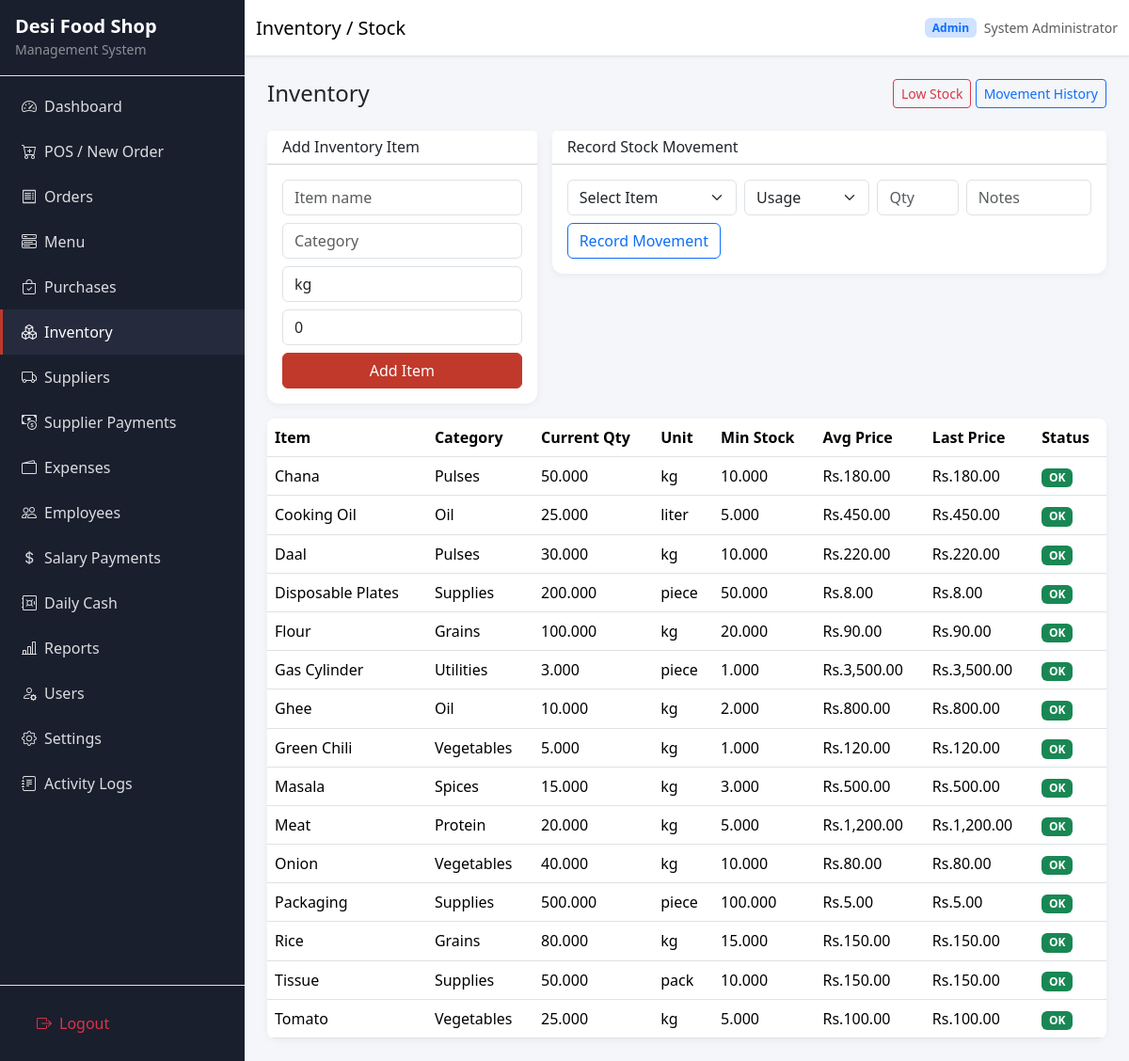
/inventory/index.php (signed in), run on the app's committed database.
### tables this page shows
CREATE TABLE users (
    id INT UNSIGNED AUTO_INCREMENT PRIMARY KEY,
    username VARCHAR(50) NOT NULL UNIQUE,
    password VARCHAR(255) NOT NULL,
    full_name VARCHAR(100) NOT NULL,
    role ENUM('admin', 'staff') NOT NULL DEFAULT 'staff',
    status ENUM('active', 'inactive') NOT NULL DEFAULT 'active',
    created_at TIMESTAMP DEFAULT CURRENT_TIMESTAMP,
    updated_at TIMESTAMP DEFAULT CURRENT_TIMESTAMP ON UPDATE CURRENT_TIMESTAMP,
    INDEX idx_users_role (role),
    INDEX idx_users_status (status)
);

CREATE TABLE inventory_items (
    id INT UNSIGNED AUTO_INCREMENT PRIMARY KEY,
    name VARCHAR(150) NOT NULL,
    category VARCHAR(100) NOT NULL DEFAULT 'General',
    current_quantity DECIMAL(10,3) NOT NULL DEFAULT 0.000,
    unit VARCHAR(30) NOT NULL DEFAULT 'kg',
    minimum_stock DECIMAL(10,3) NOT NULL DEFAULT 0.000,
    average_purchase_price DECIMAL(10,2) NOT NULL DEFAULT 0.00,
    last_purchase_price DECIMAL(10,2) NOT NULL DEFAULT 0.00,
    status ENUM('active', 'inactive') NOT NULL DEFAULT 'active',
    created_at TIMESTAMP DEFAULT CURRENT_TIMESTAMP,
    updated_at TIMESTAMP DEFAULT CURRENT_TIMESTAMP ON UPDATE CURRENT_TIMESTAMP,
    INDEX idx_inventory_category (category),
    INDEX idx_inventory_status (status)
);

### includes/functions.php (called while the page is built, shortened)
<?php
require_once BASE_PATH . '/config/database.php';
function e(?string $value): string
{
    return htmlspecialchars((string) $value, ENT_QUOTES, 'UTF-8');
}
function url(string $path = ''): string
{
    return BASE_URL . '/' . ltrim($path, '/');
}
function asset(string $path): string
{
    return BASE_URL . '/assets/' . ltrim($path, '/');
}
function format_money(float|string $amount): string
{
    $symbol = get_setting('currency_symbol', 'Rs.');
    return $symbol . number_format((float) $amount, 2);
}
function get_setting(string $key, string $default = ''): string
{
    global $pdo;
    static $cache = [];
    if (isset($cache[$key])) {
        return $cache[$key];
    }
    $stmt = $pdo->prepare('SELECT setting_value FROM settings WHERE setting_key = ? LIMIT 1');
    $stmt->execute([$key]);
    $value = $stmt->fetchColumn();
    $cache[$key] = $value !== false ? (string) $value : $default;
    return $cache[$key];
}

### includes/init.php (called while the page is built, shortened)
<?php
require_once dirname(__DIR__) . '/includes/functions.php';
require_once dirname(__DIR__) . '/includes/auth.php';
$user = current_user();
$shopName = get_setting('shop_name', APP_NAME);

### includes/auth.php (called while the page is built, shortened)
<?php
function current_user(): ?array
{
    global $pdo;
    static $user = null;
    if ($user === null) {
        $stmt = $pdo->prepare('SELECT id, username, full_name, role, status FROM users WHERE id = ? AND status = ? LIMIT 1');
        $stmt->execute([$_SESSION['user_id'], 'active']);
        $user = $stmt->fetch() ?: null;
    }
    return $user;
}

### inventory/index.php (the view, shortened to what this page needs)
<?php
require_once dirname(__DIR__) . '/includes/init.php';
$pageTitle = 'Inventory / Stock';
$sql = "SELECT * FROM inventory_items WHERE status = 'active'";
$sql .= ' ORDER BY name';
$items = $pdo->query($sql)->fetchAll();
require BASE_PATH . '/includes/header.php';
?>
<div class="page-header">
    <h4 class="mb-0">Inventory</h4>
    <div>
        <a href="<?= url('inventory/index.php?filter=low') ?>" class="btn btn-outline-danger btn-sm">Low Stock</a>
        <a href="<?= url('inventory/movements.php') ?>" class="btn btn-outline-primary btn-sm">Movement History</a>
    </div>
</div>
<div class="row g-3 mb-3">
    <div class="col-lg-4">
        <div class="card">
            <div class="card-header bg-white"><h6 class="mb-0">Add Inventory Item</h6></div>
            <div class="card-body">
                <form method="post">
                    <div class="mb-2"><input type="text" name="name" class="form-control" placeholder="Item name" required></div>
                    <div class="mb-2"><input type="text" name="category" class="form-control" placeholder="Category" required></div>
                    <div class="mb-2"><input type="text" name="unit" class="form-control" value="kg" required></div>
                    <div class="mb-2"><input type="number" step="0.001" name="minimum_stock" class="form-control" placeholder="Minimum stock" value="0"></div>
                    <button class="btn btn-primary-custom w-100">Add Item</button>
                </form>
            </div>
        </div>
    </div>
    <div class="col-lg-8">
        <div class="card">
            <div class="card-header bg-white"><h6 class="mb-0">Record Stock Movement</h6></div>
            <div class="card-body">
                <form method="post" class="row g-2">
                    <div class="col-md-4">
                        <select name="inventory_item_id" class="form-select" required>
                            <option value="">Select Item</option>
                        </select>
                    </div>
                    <div class="col-md-3">
                        <select name="movement_type" class="form-select" required>
                            <option value="usage">Usage</option>
                        </select>
                    </div>
                    <div class="col-md-2"><input type="number" step="0.001" name="quantity" class="form-control" placeholder="Qty" required></div>
                    <div class="col-md-3"><input type="text" name="notes" class="form-control" placeholder="Notes"></div>
                    <div class="col-12"><button class="btn btn-outline-primary">Record Movement</button></div>
                </form>
            </div>
        </div>
    </div>
</div>
<div class="card">
    <div class="table-responsive">
        <table class="table table-hover mb-0">
            <thead><tr><th>Item</th><th>Category</th><th>Current Qty</th><th>Unit</th><th>Min Stock</th><th>Avg Price</th><th>Last Price</th><th>Status</th></tr></thead>
            <tbody>
            <?php foreach ($items as $it): ?>
            <tr class="<?= $it['current_quantity'] <= $it['minimum_stock'] ? 'table-warning' : '' ?>">
                <td><?= e($it['name']) ?></td>
                <td><?= e($it['category']) ?></td>
                <td><?= e($it['current_quantity']) ?></td>
                <td><?= e($it['unit']) ?></td>
                <td><?= e($it['minimum_stock']) ?></td>
                <td><?= format_money($it['average_purchase_price']) ?></td>
                <td><?= format_money($it['last_purchase_price']) ?></td>
                <td><?= $it['current_quantity'] <= $it['minimum_stock'] ? '<span class="badge badge-low-stock">Low</span>' : '<span class="badge bg-success">OK</span>' ?></td>
            </tr>
            <?php endforeach; ?>
            </tbody>
        </table>
    </div>
</div>
<?php require BASE_PATH . '/includes/footer.php'; ?>

### includes/header.php (shortened to what this page needs)
<!DOCTYPE html>
<html lang="en">
<head>
    <link href="https://cdn.jsdelivr.net/npm/bootstrap@5.3.3/dist/css/bootstrap.min.css" rel="stylesheet">
    <link href="https://cdn.jsdelivr.net/npm/bootstrap-icons@1.11.3/font/bootstrap-icons.min.css" rel="stylesheet">
    <link href="<?= asset('css/style.css') ?>" rel="stylesheet">
</head>
<body>
<div class="app-wrapper">
    <?php require BASE_PATH . '/includes/sidebar.php'; render_sidebar($activeMenu, $user); ?>
                <?php
                require_once BASE_PATH . '/includes/sidebar.php';
                ?>
    <div class="main-content">
        <nav class="top-navbar navbar navbar-expand-lg bg-white border-bottom sticky-top">
            <div class="container-fluid">
                <span class="navbar-brand mb-0 h1 fs-5"><?= e($pageTitle) ?></span>
                <div class="ms-auto d-flex align-items-center gap-2">
                    <span class="badge bg-primary-subtle text-primary"><?= e(ucfirst($user['role'])) ?></span>
                    <span class="text-muted small d-none d-sm-inline"><?= e($user['full_name']) ?></span>
                </div>
            </div>
        </nav>
        <main class="content-area p-3 p-md-4">

### includes/sidebar.php (shortened to what this page needs)
<?php
$menuItems = [
    ['id' => 'dashboard', 'label' => 'Dashboard', 'icon' => 'bi-speedometer2', 'url' => url('index.php'), 'roles' => ['admin', 'staff']],
    ['id' => 'pos', 'label' => 'POS / New Order', 'icon' => 'bi-cart-plus', 'url' => url('pos/index.php'), 'roles' => ['admin', 'staff']],
    ['id' => 'orders', 'label' => 'Orders', 'icon' => 'bi-receipt', 'url' => url('orders/index.php'), 'roles' => ['admin', 'staff']],
    ['id' => 'menu', 'label' => 'Menu', 'icon' => 'bi-menu-button-wide', 'url' => url('menu/index.php'), 'roles' => ['admin', 'staff']],
    ['id' => 'purchases', 'label' => 'Purchases', 'icon' => 'bi-bag-check', 'url' => url('purchases/index.php'), 'roles' => ['admin', 'staff']],
    ['id' => 'inventory', 'label' => 'Inventory', 'icon' => 'bi-boxes', 'url' => url('inventory/index.php'), 'roles' => ['admin', 'staff']],
    ['id' => 'suppliers', 'label' => 'Suppliers', 'icon' => 'bi-truck', 'url' => url('suppliers/index.php'), 'roles' => ['admin', 'staff']],
    ['id' => 'supplier_payments', 'label' => 'Supplier Payments', 'icon' => 'bi-cash-coin', 'url' => url('suppliers/payments.php'), 'roles' => ['admin', 'staff']],
    ['id' => 'expenses', 'label' => 'Expenses', 'icon' => 'bi-wallet2', 'url' => url('expenses/index.php'), 'roles' => ['admin', 'staff']],
    ['id' => 'employees', 'label' => 'Employees', 'icon' => 'bi-people', 'url' => url('employees/index.php'), 'roles' => ['admin']],
    ['id' => 'salaries', 'label' => 'Salary Payments', 'icon' => 'bi-currency-dollar', 'url' => url('salaries/index.php'), 'roles' => ['admin']],
    ['id' => 'daily_cash', 'label' => 'Daily Cash', 'icon' => 'bi-safe', 'url' => url('daily_cash/index.php'), 'roles' => ['admin']],
    ['id' => 'reports', 'label' => 'Reports', 'icon' => 'bi-bar-chart-line', 'url' => url('reports/index.php'), 'roles' => ['admin']],
    ['id' => 'users', 'label' => 'Users', 'icon' => 'bi-person-gear', 'url' => url('users/index.php'), 'roles' => ['admin']],
    ['id' => 'settings', 'label' => 'Settings', 'icon' => 'bi-gear', 'url' => url('settings/index.php'), 'roles' => ['admin']],
    ['id' => 'logs', 'label' => 'Activity Logs', 'icon' => 'bi-journal-text', 'url' => url('logs/index.php'), 'roles' => ['admin']],
];
function render_sidebar(string $activeMenu, array $user, bool $offcanvas = false): void
{
    global $menuItems;
    $class = $offcanvas ? 'offcanvas offcanvas-start sidebar-offcanvas' : 'sidebar d-none d-lg-flex flex-column';
    $attr = $offcanvas ? 'tabindex="-1" id="sidebarOffcanvas"' : 'id="sidebar"';
    echo '<aside class="' . $class . '" ' . $attr . '>';
    if (!$offcanvas) {
        echo '<div class="sidebar-brand px-3 py-3 border-bottom"><h5 class="mb-0 text-white">' . e(get_setting('shop_name')) . '</h5><small class="text-white-50">Management System</small></div>';
    }
    echo '<nav class="sidebar-nav flex-grow-1 py-2">';
    foreach ($menuItems as $item) {
        $active = $activeMenu === $item['id'] ? ' active' : '';
        echo '<a class="sidebar-link' . $active . '" href="' . e($item['url']) . '"><i class="bi ' . e($item['icon']) . ' me-2"></i>' . e($item['label']) . '</a>';
    }
    echo '</nav>';
    echo '<div class="sidebar-footer p-3 border-top mt-auto">';
    echo '<a class="sidebar-link text-danger" href="' . e(url('logout.php')) . '"><i class="bi bi-box-arrow-right me-2"></i>Logout</a>';
    echo '</div>';
    echo '</aside>';
}

### includes/footer.php (shortened to what this page needs)
        </main>
    </div>
</div>
</body>
</html>

### assets/css/style.css (style rules this page uses)
:root { --sidebar-width: 260px; --primary-color: #c0392b; --primary-dark: #922b21; --sidebar-bg: #1a1f2e; --sidebar-hover: #252b3d; --body-bg: #f4f6f9; }
* { box-sizing: border-box; }
body { font-family: 'Segoe UI', system-ui, -apple-system, sans-serif; background: var(--body-bg); margin: 0; min-height: 100vh; }
.app-wrapper { display: flex; min-height: 100vh; }
.sidebar { width: var(--sidebar-width); background: var(--sidebar-bg); color: #fff; position: fixed; top: 0; left: 0; bottom: 0; z-index: 1030; }
.sidebar-brand h5 { font-weight: 700; }
.sidebar-link { display: flex; align-items: center; padding: 0.75rem 1.25rem; color: rgba(255,255,255,0.85); text-decoration: none; transition: all 0.2s; border-left: 3px solid transparent; }
.sidebar-link:hover, .sidebar-link.active { background: var(--sidebar-hover); color: #fff; border-left-color: var(--primary-color); }
.main-content { flex: 1; margin-left: 0; min-width: 0; }
@media (min-width: 992px) { .main-content { margin-left: var(--sidebar-width); } }
.top-navbar { min-height: 60px; box-shadow: 0 1px 3px rgba(0,0,0,0.06); }
.content-area { min-height: calc(100vh - 60px); }
.btn-primary-custom { background: var(--primary-color); border-color: var(--primary-color); color: #fff; }
.card { border: none; border-radius: 12px; box-shadow: 0 2px 8px rgba(0,0,0,0.05); }
.table-responsive { border-radius: 8px; }
.page-header { display: flex; flex-wrap: wrap; align-items: center; justify-content: space-between; gap: 1rem; margin-bottom: 1.5rem; }

### data on the page
users: role "Admin", full_name "System Administrator"
inventory_items: name "Chana", category "Pulses", current_quantity "50.000", unit "kg", minimum_stock "10.000", average_purchase_price "Rs.180.00", last_purchase_price "Rs.180.00", shows "OK"
inventory_items: name "Cooking Oil", category "Oil", current_quantity "25.000", unit "liter", minimum_stock "5.000", average_purchase_price "Rs.450.00", last_purchase_price "Rs.450.00", shows "OK"
inventory_items: name "Daal", category "Pulses", current_quantity "30.000", unit "kg", minimum_stock "10.000", average_purchase_price "Rs.220.00", last_purchase_price "Rs.220.00", shows "OK"
inventory_items: name "Disposable Plates", category "Supplies", current_quantity "200.000", unit "piece", minimum_stock "50.000", average_purchase_price "Rs.8.00", last_purchase_price "Rs.8.00", shows "OK"
inventory_items: name "Flour", category "Grains", current_quantity "100.000", unit "kg", minimum_stock "20.000", average_purchase_price "Rs.90.00", last_purchase_price "Rs.90.00", shows "OK"
inventory_items: name "Gas Cylinder", category "Utilities", current_quantity "3.000", unit "piece", minimum_stock "1.000", average_purchase_price "Rs.3,500.00", last_purchase_price "Rs.3,500.00", shows "OK"
inventory_items: name "Ghee", category "Oil", current_quantity "10.000", unit "kg", minimum_stock "2.000", average_purchase_price "Rs.800.00", last_purchase_price "Rs.800.00", shows "OK"
inventory_items: name "Green Chili", category "Vegetables", current_quantity "5.000", unit "kg", minimum_stock "1.000", average_purchase_price "Rs.120.00", last_purchase_price "Rs.120.00", shows "OK"
inventory_items: name "Masala", category "Spices", current_quantity "15.000", unit "kg", minimum_stock "3.000", average_purchase_price "Rs.500.00", last_purchase_price "Rs.500.00", shows "OK"
inventory_items: name "Meat", category "Protein", current_quantity "20.000", unit "kg", minimum_stock "5.000", average_purchase_price "Rs.1,200.00", last_purchase_price "Rs.1,200.00", shows "OK"
inventory_items: name "Onion", category "Vegetables", current_quantity "40.000", unit "kg", minimum_stock "10.000", average_purchase_price "Rs.80.00", last_purchase_price "Rs.80.00", shows "OK"
inventory_items: name "Packaging", category "Supplies", current_quantity "500.000", unit "piece", minimum_stock "100.000", average_purchase_price "Rs.5.00", last_purchase_price "Rs.5.00", shows "OK"
inventory_items: name "Rice", category "Grains", current_quantity "80.000", unit "kg", minimum_stock "15.000", average_purchase_price "Rs.150.00", last_purchase_price "Rs.150.00", shows "OK"
inventory_items: name "Tissue", category "Supplies", current_quantity "50.000", unit "pack", minimum_stock "10.000", average_purchase_price "Rs.150.00", last_purchase_price "Rs.150.00", shows "OK"
inventory_items: name "Tomato", category "Vegetables", current_quantity "25.000", unit "kg", minimum_stock "5.000", average_purchase_price "Rs.100.00", last_purchase_price "Rs.100.00", shows "OK"

### other printed values
get_setting('shop_name') "Desi Food Shop"
$item['label'] "Dashboard"
$item['label'] "POS / New Order"
$item['label'] "Orders"
$item['label'] "Menu"
$item['label'] "Purchases"
$item['label'] "Inventory"
$item['label'] "Suppliers"
$item['label'] "Supplier Payments"
$item['label'] "Expenses"
$item['label'] "Employees"
$item['label'] "Salary Payments"
$item['label'] "Daily Cash"
$item['label'] "Reports"
$item['label'] "Users"
